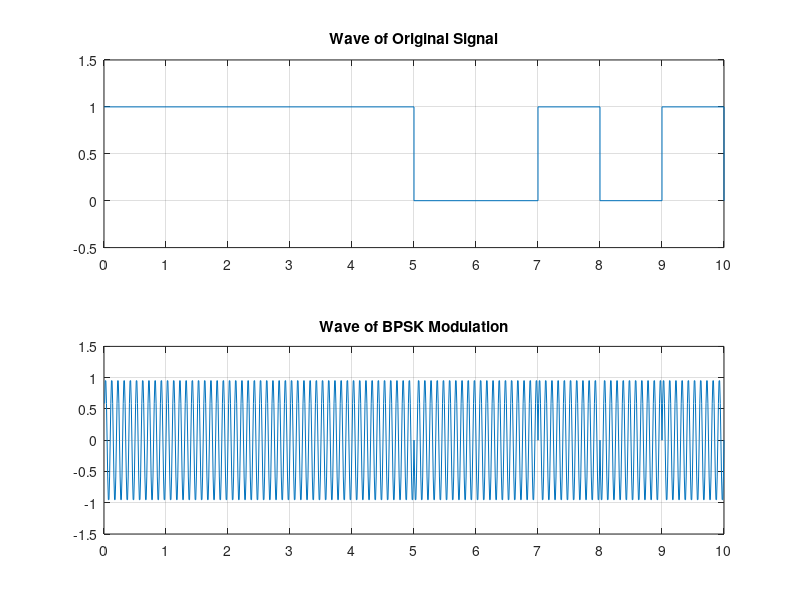
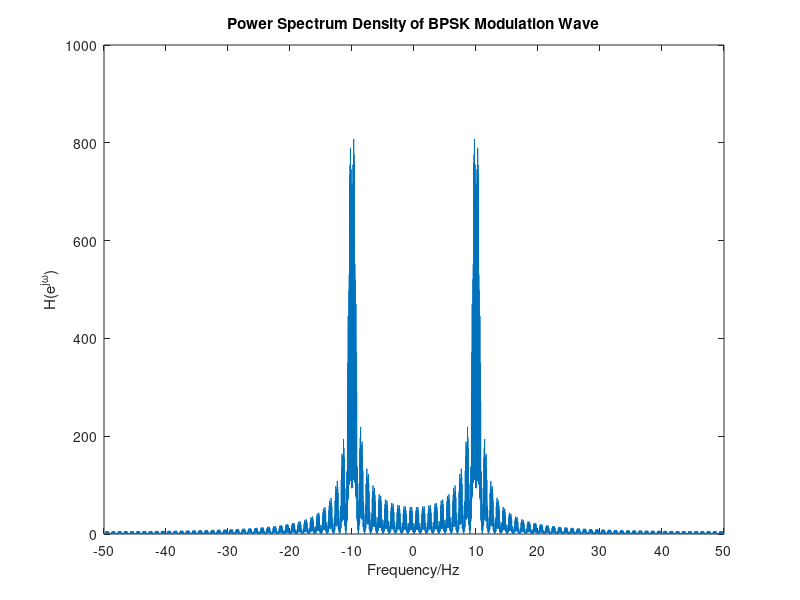

MATLAB code for these plots, in order:
% Created by Huang Lu, Department of Electronic Engineering, Tsinghua University
% 2015/10/30, Friday, Beijing
% Code for Homework 3 of Communication and Network

% Generate the Original Signal
clear all; close all; clc;
x0 = rand(1, 100);
x0(x0<0.5) = 0;
x0(x0>=0.5) = 1;
% figure(1); stairs(x0)       % figure of original signal
% set(gca, 'Ylim', [-0.5, 1.5])
% title('Orignal Signal')

% BPSK Modulation
x1 = zeros(1, 100*100);
f0 = 10;
t0 = 0.01:0.01:1;
for m = 1:100
    if x0(m) == 1
        x1((m-1)*100+1:m*100) = sin(2*pi*f0*t0);
    else
        x1((m-1)*100+1:m*100) = sin(2*pi*f0*t0+pi);
    end
end
X1 = fftshift(fft(x1));
figure(2)
subplot(2,1,1); stairs(x0(1:11));
set(gca, 'Xlim', [1, 11])
set(gca, 'Ylim', [-0.5, 1.5])
set(gca,'xtick',[1:1:11],'xticklabel',[0:1:10])
title('Wave of Original Signal')
grid on;
subplot(2,1,2); plot(x1(1:1000))
set(gca, 'Xlim', [0, 1000])
set(gca, 'Ylim', [-1.5, 1.5])
set(gca,'xtick',[0:100:1000],'xticklabel',[0:1:10])
title('Wave of BPSK Modulation')
grid on;
figure(3); plot(abs(X1))
set(gca,'xtick',[0:1000:10000],'xticklabel',[-50:10:50])
xlabel('Frequency/Hz')
ylabel('H(e^j^\omega)')
title('Power Spectrum Density of BPSK Modulation Wave')

% BPSK Coherent demodulation
% xr = sin(2*pi*f0*(0.01:0.01:100));
% x2 = xr .* x1;
% plot(x2(1:1000))
% plot(abs(fftshift(fft(x2))))